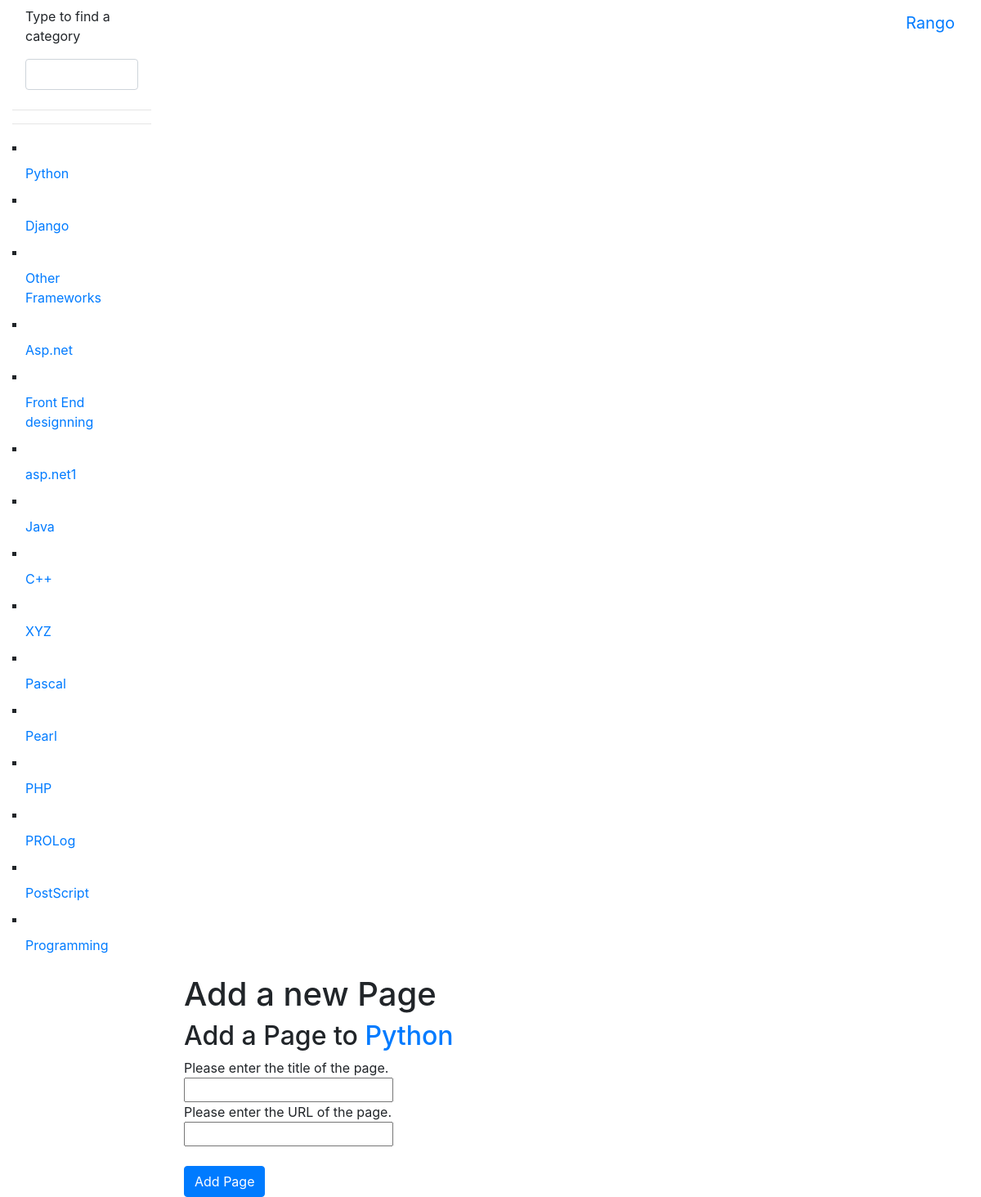
/rango/python/add_page/ (signed in), run on the app's committed database.
### rango/models.py (models this page shows, shortened)
class Category(models.Model):
    name = models.CharField(max_length=128, unique=True)
    like = models.IntegerField(default=0)
    views = models.IntegerField(default=0)
    slug = models.SlugField(unique=True)
    class Meta:
        verbose_name_plural = 'Categories'

### rango/views.py (the view, shortened to what this page needs)
# urls.py: re_path('^(?P<category_name_slug>[\w\-]+)/add_page/$',views.add_page, name='add_page'),
@login_required
def add_page(request, category_name_slug):
    try:
        category = Category.objects.get(slug=category_name_slug)
    except Category.DoesNotExist:
        category = None
    form = PageForm()
    context_dict = {'form': form, 'category': category}
    return render(request, 'rango_t/add_page.html', context_dict)

### rango/forms.py
class PageForm(forms.ModelForm):
    title = forms.CharField(
        max_length=128, help_text="Please enter the title of the page.")
    url = forms.URLField(
        max_length=200, help_text="Please enter the URL of the page.")
    views = forms.IntegerField(widget=forms.HiddenInput(), initial=0)
    class Meta:
        model = Page
        fields=('title','url',)

### rango/templatetags/rango_template_tags.py (called while the page is built)
@register.inclusion_tag('rango_t/cats.html')
def get_category_list(cat=None):
    return {'cats': Category.objects.all()}

### templates/rango_t/add_page.html (shortened to what this page needs)
{% extends 'rango_t/base_bootstrap.html'%}
{% load staticfiles %}
{% block body_block %}
<h1>Add a new Page</h1>
<div>
        {% if category %}
        <form role="form" id="page_form" method="post" action="/rango/{{ category.slug }}/add_page/">
            <h2 class="form-signin-heading"> Add a Page to
                <a href="/rango/category/{{category.slug}}/">
                    {{ category.name }}</a></h2> {% csrf_token %}
            {% for field in form.visible_fields %}
            {{ field.help_text }}<br /> {{ field }}<br />
            {% endfor %}
            <br />
            <button class="btn btn-primary" type="submit" name="submit">
                Add Page
            </button>
        </form> {% else %}
        <p>This is category does not exist.</p> {% endif %}
</div>
{% endblock %}

### templates/rango_t/cats.html (shortened to what this page needs)
{% for c in cats %}
    {% if c == act_cat %}
    <li type="square" class="nav-item"> <strong>
<a href="{% url 'show_category' c.slug %}" class="nav-link">{{ c.name }}</a> </strong><span class="badge badge-pill badge-primary">{{page.views}}</span>
</li> {% else %}
<li type="square" class="nav-item">
<a href="{% url 'show_category' c.slug %}" class="nav-link" >{{ c.name }}</a>
</li> {% endif %}
{% endfor %}

### data on the page
Category: name "Python"
Category: name "Django"
Category: name "Other Frameworks"
Category: name "Asp.net"
Category: name "Front End designning"
Category: name "asp.net1"
Category: name "Java"
Category: name "C++"
Category: name "XYZ"
Category: name "Pascal"
Category: name "Pearl"
Category: name "PHP"
Category: name "PROLog"
Category: name "PostScript"
Category: name "Programming"

### other printed values
{{ field.help_text }} "Please enter the title of the page." "Please enter the URL of the page."
